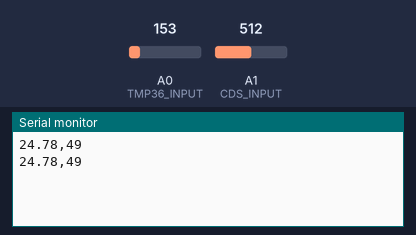
A sketch run on a simulated Arduino Uno, built with avr-gcc and run on an emulated ATmega328P. Shown: the last lines printed to the serial monitor. Inputs (shaded band) come from the test bench; at power-on: A0 (TMP36_INPUT) = 153, A1 (CDS_INPUT) = 512.

Above: at 1.8 s.
1.9 s: A0 (TMP36_INPUT) set to 165
At 2.8 s:
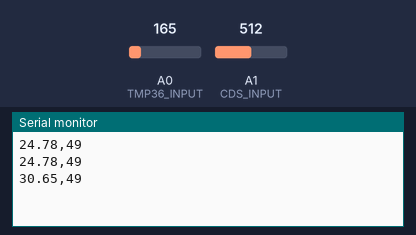
3.4 s: A1 (CDS_INPUT) set to 716
At 4.7 s:
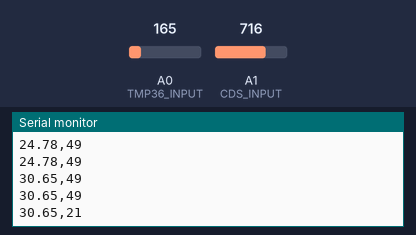
4.9 s: A0 (TMP36_INPUT) set to 175
At 5.5 s:
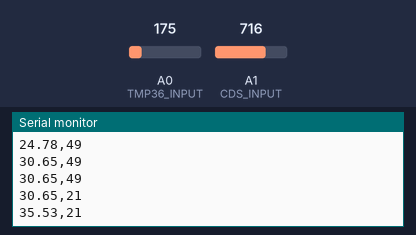
6.4 s: A1 (CDS_INPUT) set to 900
At 7.8 s:
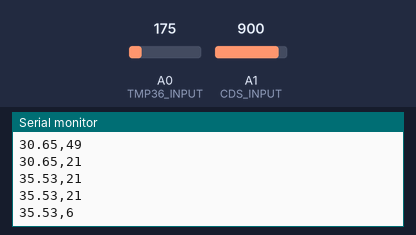
Timing chart, 0 to 8.9 s (numbered marks = the images above; inputs shaded):
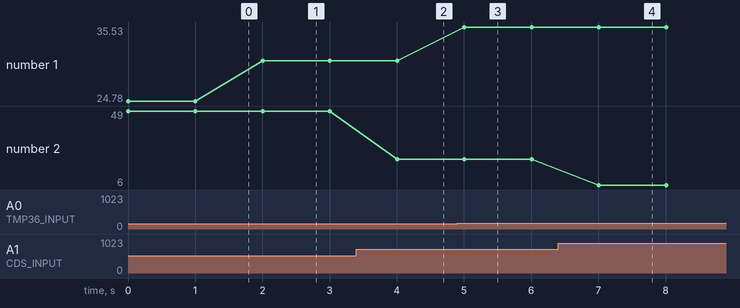

Measured:
- after the input at 1.9 s, the serial monitor: prints a new line after 0.10 s (image 1)
- after the input at 3.4 s, the serial monitor: prints a new line after 0.60 s (image 2)
- after the input at 4.9 s, the serial monitor: prints a new line after 0.10 s (image 3)
- after the input at 6.4 s, the serial monitor: prints a new line after 0.61 s (image 4)
- plotted number 1: 24.78 → 30.65 after the input at 1.9 s, 30.65 → 35.53 after the input at 4.9 s
- plotted number 2: 49 → 21 after the input at 3.4 s, 21 → 6 after the input at 6.4 s

The sketch:

AA08_cds_tmp36.ino
```cpp
//  temperature & lux
#define TMP36_INPUT 0
#define CDS_INPUT 1

void setup() {
  Serial.begin(9600);
}
void loop() {
  // Temperature from TMP36
  int temp_value = analogRead(TMP36_INPUT);
  // converting that reading to voltage
  float voltage = temp_value * 5.0 * 1000;  // in mV
  voltage /= 1023.0;
  float tempC = (voltage - 500) / 10 ;

  // Lux from CdS (LDR)
  int cds_value = analogRead(CDS_INPUT);
  int lux = int(luminosity(cds_value));
//  Serial.print("AAnn,");
    Serial.println(String(tempC)+","+String(lux));

  delay(1000);
}

//Voltage to Lux
double luminosity (int RawADC0){
  double Vout=RawADC0*5.0/1023.0;  // 5/1023 (Vin = 5 V)
  double lux=(2500/Vout-500)/10.0;
  // lux = 500 / Rldr, Vout = Ildr*Rldr = (5/(10 + Rldr))*Rldr
  return lux;
}
```
